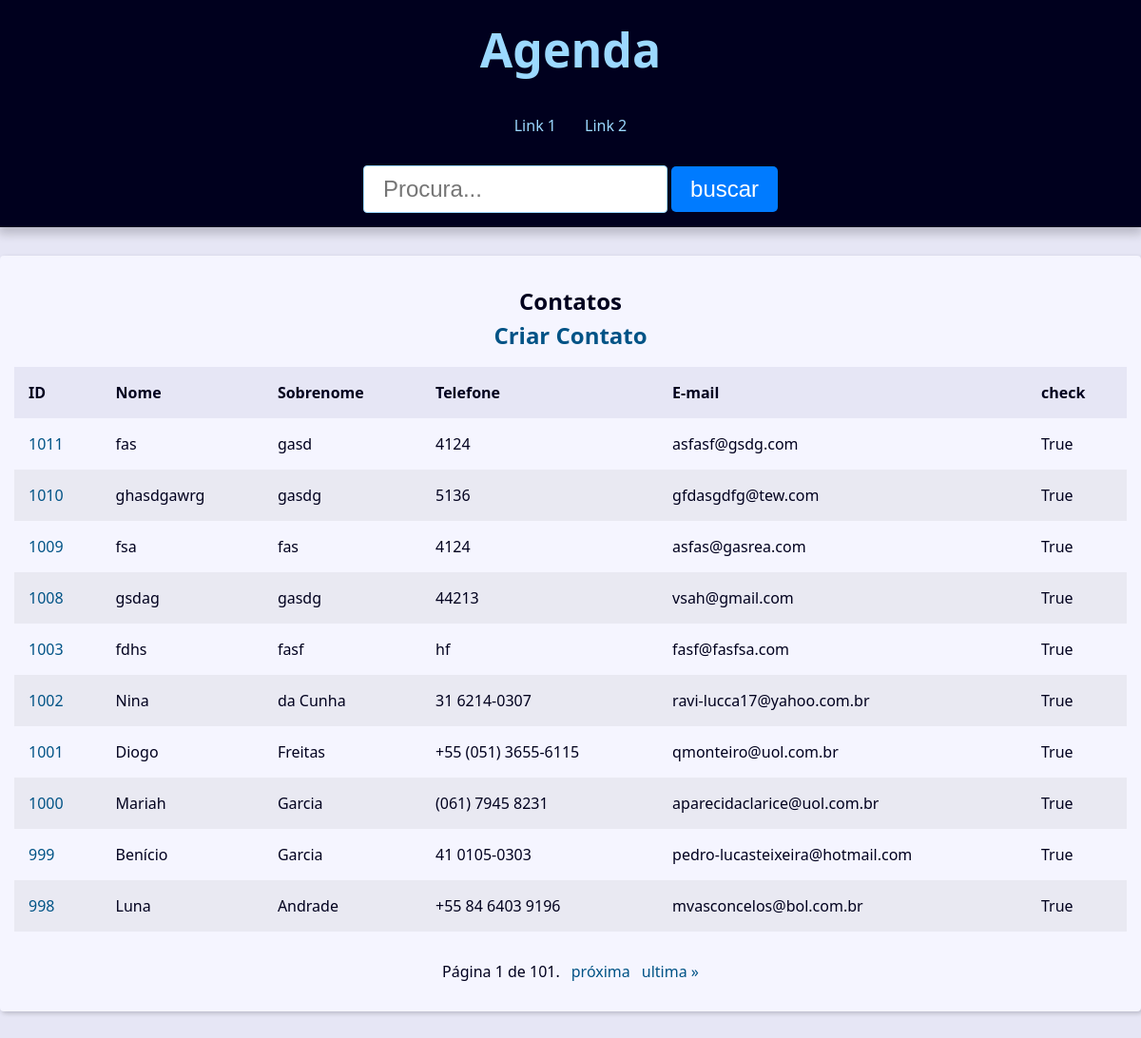
Before: / with the older database file.
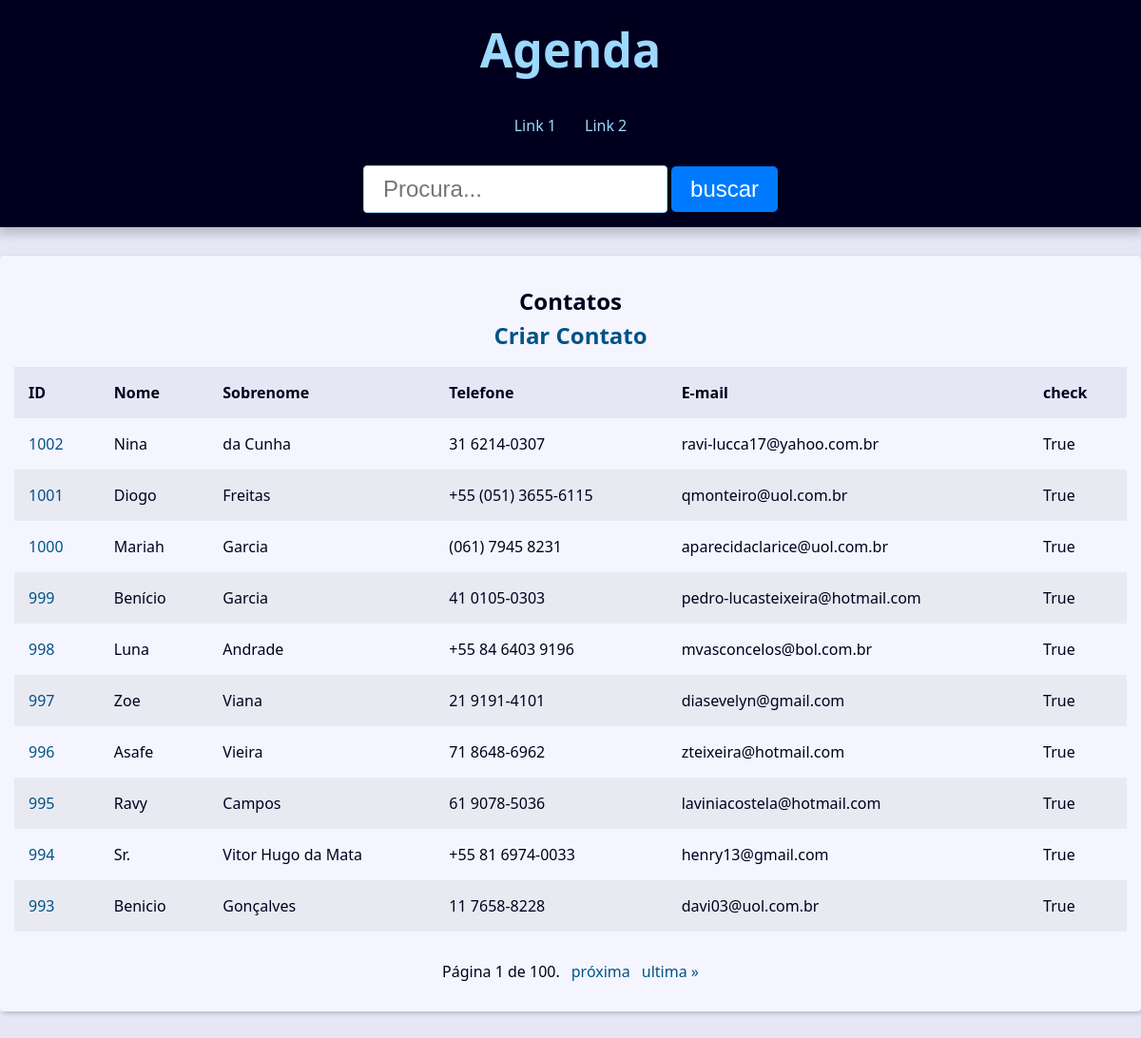
After: the same page with the newer database file.
### contact/models.py (models this page shows, shortened)
class Contact(models.Model):
    first_name = models.CharField(max_length=60)
    last_name = models.CharField(max_length=60, blank=True)
    phone = models.CharField(max_length=50)
    email = models.EmailField(max_length=50)
    created_date = models.DateField(default=timezone.now)
    description = models.TextField(blank=True)
    show = models.BooleanField(default=True)
    picture = models.ImageField(blank=True, upload_to='pictures/%Y/%M')
    category = models.ForeignKey(Category,
                                 on_delete=models.SET_NULL, blank=True,
                                 null=True)
    owner = models.ForeignKey(User,
                                 on_delete=models.SET_NULL, blank=True,
                                 null=True)

### contact/views/contact_views.py (the view)
# urls.py: path('', views.index, name='index'),
def index(request):
    contacts = Contact.objects \
    .filter(show=True) \
    .order_by('-id')
    paginator = Paginator(contacts,10)
    page_number = request.GET.get("page")
    page_obj = paginator.get_page(page_number)
    context = {
        'page_obj': page_obj,
        'site_title': 'Contatos -'
    }
    return render(
        request,
        'contact/index.html',
        context
    )

### contact/templates/contact/index.html
{% extends 'global/base.html' %}
{% block content %}
{% if page_obj %}
    <div class="responsive-table">
        <table class="contacts-table">
            <caption class="table-caption">
                Contatos
                <div class="reponsive-table">
                <a class="table-link" href="{% url 'contact:create' %}"> Criar Contato</a>
                </div>
            </caption>
            <thead>
                <tr class="table-row table-row-header">
                    <th class="table-header">ID </th>
                    <th class="table-header">Nome </th>
                    <th class="table-header">Sobrenome </th>
                    <th class="table-header">Telefone </th>
                    <th class="table-header">E-mail </th>
                    <th class="table-header">check </th>
                </tr>
            </thead>
            <tbody>
                {% for contact in page_obj %}
                <tr class="table-row">
                    <td class="table-cel">
                        <a class="table-link" href="{% url 'contact:contact' contact.id %}" >
                        {{contact.id}}
                        </a>
                    </td>
                    <td class="table-cel">
                        {{contact.first_name}}
                    </td>
                    <td class="table-cel">
                        {{contact.last_name}}
                    </td>
                    <td class="table-cel">
                        {{contact.phone}}
                    </td>
                    <td class="table-cel">
                        {{contact.email}}
                    </td>
                    <td class="table-cel">
                        {{contact.show}}
                    </td>
                </tr>
                {% endfor %}
            </tbody>
        </table>
    </div>
{% else %}
{% include 'contact/404.html' %}
{% endif %}
{% endblock content %}

### base_templates/global/base.html
{% load static %}<!DOCTYPE html>
<head>
{% include 'global/partials/_head.html' %}
</head>
<body>
    {% include 'global/partials/_header.html' %}
    <main class="content">
    {% block content %}{% endblock content %}
    {% include 'global/partials/_pagination.html' %}
    </main>
</body>
</html>

### base_templates/global/partials/_head.html (shortened to what this page needs)
{% load static %}
<html lang="pt-BR">
<head >
    <link rel="stylesheet" href="{% static 'global/css/style.css' %}">
</head>

### base_templates/global/partials/_header.html
<header class="header">
    <h1 class="header-heading">
        <a href="{% url 'contact:index' %}" class="header-link">
            Agenda
        </a>
    </h1>
    <nav class="menu">
        <ul class="menu-list">
            <li class="menu-item">
                <a href="" class="menu-link">
                    Link 1
                </a>
            </li>
            <li class="menu-item">
                <a href="" class="menu-link">
                    Link 2
                </a>
            </li>
        </ul>
    </nav>
    <div class="search">
        <form action="{% url 'contact:search' %}" value="" method="GET">
            <input
            type="text"
            class="search-input"
            placeholder="Procura..."
            id="search"
            name="q"
            value = {{request.GET.q.strip}}>
            <button class='search-button' type="submit"> buscar </button>
        </form>
    </div>
</header>

### base_templates/global/partials/_pagination.html (shortened to what this page needs)
{% if page_obj %}
<div class="pagination">
    <span class="step-links">
        <span class="current">
            Página {{ page_obj.number }} de {{ page_obj.paginator.num_pages }}.
        </span>
        {% if page_obj.has_next %}
            <a href="?page={{ page_obj.next_page_number }}&q={{request.GET.q.strip}}">próxima</a>
            <a href="?page={{ page_obj.paginator.num_pages }}&q={{request.GET.q.strip}}">ultima &raquo;</a>
        {% endif %}
    </span>
</div>
{% endif %}

### base_static/global/css/style.css (style rules this page uses)
:root { --spacing: 1.5rem; --link-dark-color: rgb(0, 83, 134); --link-light-color: rgb(156, 217, 255); --clr-white: rgb(245, 245, 255); --clr-black: rgb(0, 0, 30); --clr-light-gray: rgb(230, 230, 245); --clr-dark-shadow-5: rgba(0, 0, 10, 5%); --clr-dark-shadow-10: rgba(0, 0, 10, 10%); --clr-dark-shadow-20: rgba(0, 0, 10, 20%); --clr-light-shadow-5: rgba(200, 200, 255, 5%); --clr-light-shadow-10: rgba(200, 200, 255, 10%); --clr-light-shadow-20: rgba(200, 200, 255, 20%); --main-page-width: 120rem; --table-min-width: 60rem; --biggest-font-size: 5rem; --bigger-font-size: 4rem; --big-font-size: 3.2rem; --medium-font-size: 2.4rem; --small-font-size: 1.6rem; --smaller-font-size: 1.4rem; --smallest-font-size: 1.2rem; --transition-fast: 300ms; --transition-medium: 600ms; --transition-slow: 1s; --default-border-radius: 4px; }
*, *::before, *::after { margin: 0; padding: 0; box-sizing: border-box; }
html { font-size: 62.5%; }
body { font-family: system-ui, -apple-system, BlinkMacSystemFont, 'Segoe UI', Roboto, Oxygen, Ubuntu, Cantarell, 'Open Sans', 'Helvetica Neue', sans-serif; line-height: 1.5; font-size: var(--small-font-size); color: var(--clr-black); -webkit-font-smoothing: antialiased; background: var(--clr-light-gray); }
.header { background: var(--clr-black); padding: var(--spacing); box-shadow: 0 5px 10px 2px var(--clr-dark-shadow-20); z-index: 1; position: relative; }
.header-heading { font-size: var(--biggest-font-size); text-align: center; }
.header-link { color: var(--link-light-color); text-decoration: none; transition: filter var(--transition-fast) ease-in-out; }
.menu { margin: var(--spacing); }
.menu-list { list-style: none; display: flex; justify-content: center; flex-flow: row wrap; }
.menu-link { display: block; padding: var(--spacing); color: var(--link-light-color); text-decoration: none; transition: background-color var(--transition-fast) ease-in-out; border-radius: var(--default-border-radius); }
.content { max-width: var(--main-page-width); margin: calc(var(--spacing) * 2) auto; padding: var(--spacing); background: var(--clr-white); box-shadow: 2px 2px 5px var(--clr-dark-shadow-20); border-radius: var(--default-border-radius); }
.responsive-table { width: 100%; overflow-x: auto; }
.contacts-table { width: 100%; min-width: var(--table-min-width); border-collapse: collapse; }
.table-caption { font-size: var(--medium-font-size); font-weight: bold; padding: var(--spacing); }
.table-row { text-align: left; text-overflow: ellipsis; transition: background-color var(--transition-fast) ease-in-out; }
.table-row:nth-of-type(2n) { background: var(--clr-dark-shadow-5); }
.table-row-header { background: var(--clr-light-gray); color: var(--clr-black); }
.table-cel, .table-header { padding: var(--spacing); }
.table-link { color: var(--link-dark-color); transition: color var(--transition-fast) ease-in-out; text-decoration: none; }
.pagination { margin-top: var(--spacing); display: flex; justify-content: center; padding: calc(var(--spacing) * 1); font-size: var(--small-font-size); }
.pagination .step-links { display: flex; gap: calc(var(--spacing) * 0.8); }
.pagination .step-links a { color: var(--link-dark-color); transition: color var(--transition-fast) ease-in-out; text-decoration: none; display: block; }
.search { display: flex; justify-content: center; }
.search-button { display: left; justify-content:center; align-items: center; padding: 1rem 2rem; border-radius: 5px; border: 1px; background-color: var(--button-background-color, #007bff); color:var(--button-text-color,#ffff); font-size: var(--medium-font-size); cursor: pointer; transition: background-color 0,3 ease, tranform 0.3 ease; }
.search-input { font-size: var(--medium-font-size); padding: 1rem 2rem; width: 100%; max-width: 32rem; border-radius: var(--default-border-radius); border: 1px solid var(--link-light-color); }

Changed rows visible on the page:
removed Contact: id "1011", first_name "fas", last_name "gasd", phone "4124", email "asfasf@gsdg.com", show "True"
removed Contact: id "1010", first_name "ghasdgawrg", last_name "gasdg", phone "5136", email "gfdasgdfg@tew.com", show "True"
removed Contact: id "1009", first_name "fsa", last_name "fas", phone "4124", email "asfas@gasrea.com", show "True"
removed Contact: id "1008", first_name "gsdag", last_name "gasdg", phone "44213", email "vsah@gmail.com", show "True"
removed Contact: id "1003", first_name "fdhs", last_name "fasf", phone "hf", email "fasf@fasfsa.com", show "True"
now on this page (row unchanged): Contact: id "997", first_name "Zoe", last_name "Viana", phone "21 9191-4101", email "diasevelyn@gmail.com", show "True"
now on this page (row unchanged): Contact: id "996", first_name "Asafe", last_name "Vieira", phone "71 8648-6962", email "zteixeira@hotmail.com", show "True"
now on this page (row unchanged): Contact: id "995", first_name "Ravy", last_name "Campos", phone "61 9078-5036", email "laviniacostela@hotmail.com", show "True"
now on this page (row unchanged): Contact: id "994", first_name "Sr.", last_name "Vitor Hugo da Mata", phone "+55 81 6974-0033", email "henry13@gmail.com", show "True"
now on this page (row unchanged): Contact: id "993", first_name "Benicio", last_name "Gonçalves", phone "11 7658-8228", email "davi03@uol.com.br", show "True"
Other visible differences:
{{ page_obj.paginator.num_pages }}: "101" → "100"
